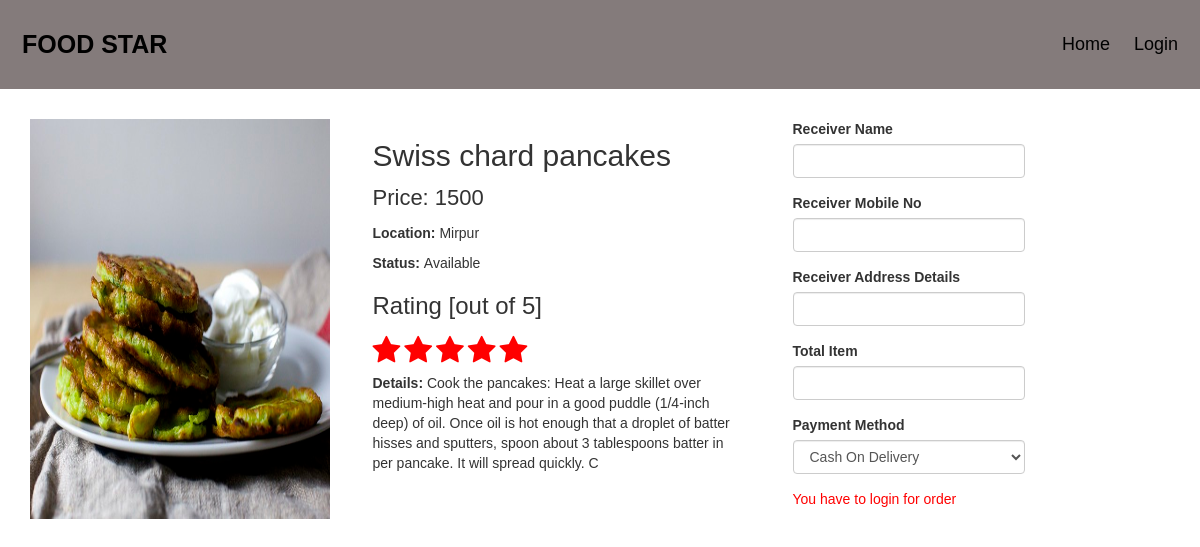
Page /order.php?itm_id=44 on the committed database.
### tables this page shows
CREATE TABLE `item` (
  `item_id` int(11) NOT NULL,
  `item_name` varchar(255) DEFAULT NULL,
  `item_cat` varchar(255) NOT NULL,
  `item_location` varchar(255) NOT NULL,
  `item_status` varchar(255) NOT NULL,
  `item_price` varchar(255) NOT NULL,
  `item_details` varchar(255) NOT NULL,
  `item_img` text NOT NULL
);

### lib/session.php (called while the page is built, shortened)
<?php
class Session{
	public static function get($key){
		if(isset($_SESSION[$key])){
			return $_SESSION[$key];
		}else{
			return false;
		}
	}
}
 ?>

### lib/database.php (called while the page is built, shortened)
<?php
Class Database{
	public $host   = DB_HOST;
	public $user   = DB_USER;
	public $pass   = DB_PASS;
	public $dbname = DB_NAME;
	public $link;
	private function connectDB(){
	$this->link = new mysqli($this->host, $this->user, $this->pass, $this->dbname);
 }
	public function select($query){
		$result = $this->link->query($query) or die($this->link->error.__LINE__);
		if($result->num_rows > 0){
			return $result;
		} else {
			return false;
		}
	}
}

### order.php (the view, shortened to what this page needs)
<?php
include "lib/session.php";
 ?>
<?php include "lib/database.php" ?>
<?php
$db = new Database();
 ?>
<!DOCTYPE html>
<html>
<head>
 <link href="css/bootstrap.min.css" rel="stylesheet">
 <link href="css/font-awesome.min.css" rel="stylesheet">
 <link href="css/animate.min.css" rel="stylesheet">
 <link href="css/prettyPhoto.css" rel="stylesheet">
</head>
<body>
    <?php
        if (Session::get('userlogin')==true) {?>
            <div class="header">
                <a href="#" class="logo"><?php echo $_SESSION['usersname']; ?></a>
                <div class="header-right">
                    <a href="index.php">Home</a>
                    <a href="total_orders.php">Orders</a>
                    <a href="rating_item.php">Rate It</a>
                    <a href="user_logout.php?action=true">Logout</a>
                </div>
            </div>
       <?php }else{ ?>
        <div class="header">
            <a href="index.php" class="logo">FOOD STAR</a>
            <div class="header-right">
                <a class="" href="index.php">Home</a>
                <a href="index.php">Login</a>
            </div>
        </div>
      <?php }
     ?>
<div class="container">
    <div class="row">
        <div class="col-md-12">
                <?php
                   if (isset($_GET['itm_id'])) {
                        $get_item_id=$_GET['itm_id'];
                        $query = "select * from item where item_id = $get_item_id ";
                        $result = $db->select($query);
                        if ($result) {
                         $value = $result->fetch_array();
                        $item_id = $value['item_id'];
                        $item_name = $value['item_name'];
                        $item_location = $value['item_location'];
                        $item_status = $value['item_status'];
                        $item_price = $value['item_price'];
                        $item_details = $value['item_details'];
                        $item_img = $value['item_img'];
                        }else{
                            echo "Error";
                        } ?>
                        <div class="row">
                             <div class="col-md-3">
                                 <img height="400px" width="300px" src="images/item_img/<?php echo $item_img; ?>" alt="">
                             </div>
                             <div class="col-md-4" style="margin-left: 50px;">
                                  <h2><?php echo $item_name; ?></h2>
                                  <p style="font-size: 22px;">Price: <?php echo $item_price;" TK"; ?></p>
                                  <p><strong>Location: </strong><?php echo $item_location; ?></p>
                                  <p><strong>Status: </strong><?php echo $item_status; ?></p>
                                   <h3>Rating  [out of 5]</h3>
                                    <?php
                                   $query_rting = "SELECT * FROM orders_details WHERE orders_item_id = $item_id ";
                                    $rtng_rslt = $db->select($query_rting);
                                    if ($rtng_rslt) {
                                      $five = 0;
                                      $four = 0;
                                      $three = 0;
                                      $two = 0;
                                      $one = 0;
                                      while ($row = mysqli_fetch_assoc($rtng_rslt)) {
                                        if ($row['product_rating'] == 5) {
                                          $five = $five+1;
                                        }
                                         if ($row['product_rating'] == 4) {
                                          $four = $four+1;
                                        }
                                         if ($row['product_rating'] == 3) {
                                          $three = $three+1;
                                        }
                                        if ($row['product_rating'] == 2) {
                                          $two = $two+1;
                                        }
                                         if ($row['product_rating'] == 1) {
                                          $one = $one+1;
                                        }
                                      }
                                      $arr  = array('5' =>$five,'4' =>$four,'3' =>$three,'2' =>$two,'1' =>$one);
                                      $highest_value = max($arr);
                                     $vall = array_keys($arr,$highest_value);
                                     $rate_val =  $vall[0];
                                    }else{
                                        $rate_val=5;
                                    }
                                    for ($i=0; $i<$rate_val ; $i++) {?>
                                      <span style="color:red;font-size: 30px;"><i class="fa fa-star"></i></span>
                                    <?php }
                                    ?>
                                   <p><strong>Details: </strong><?php echo $item_details; ?></p>
                             </div>
                            <div class="col-md-3">
                             <div class="" style="margin-left: 30px;">
                                <form action="confirm_order.php" method="post">
                                  <div class="form-group">
                                     <label class="" for="">Receiver Name</label>
                                    <input type="text" name="customer_name" class="form-control">
                                  </div>
                                 <div class="form-group">
                                    <label class="" for="">Receiver Mobile No</label>
                                  <input type="text" name="customer_number" class="form-control">
                                 </div>
                                 <div class="form-group">
                                   <label class="" for="">Receiver Address Details</label>
                                  <input type="text" name="customer_adrss" class="form-control">
                                 </div>
                                 <div class="form-group">
                                   <label class="" for="">Total Item</label>
                                  <input type="text" name="item_total" class="form-control">
                                 </div>
                                 <div class="form-group">
                                   <label class="" for="">Payment Method</label>
                                    <select class="form-control" name="p_method" id="">
                                    <option value="cash_on_del">Cash On Delivery</option>
                                  </select>
                                 </div>
                                  <?php
                                  if(Session::get('userlogin')==true){ ?>
                                     <div class="form-group">
                                   <input type="submit" name="submit_info" class="btn btn-primary" value="Process Order">
                                 </div>
                                 <?php }else{
                                    echo "<p style='color:red;'>You have to login for order</p>";
                                  }
                                  ?>
                              </form>
                             </div>
                             </div>
                         </div>
                  <?php  }else if(Session::get('itemId')!=NULL){
                        $itemId = Session::get('itemId');
                        Session::set("itemId",$itemId);
                        $query = "select * from item where item_id = $itemId ";
                        $result = $db->select($query);
                        if ($result) {
                         $value = $result->fetch_array();
                        $item_id = $value['item_id'];
                        $item_name = $value['item_name'];
                        $item_location = $value['item_location'];
                        $item_status = $value['item_status'];
                        $item_price = $value['item_price'];
                        $item_details = $value['item_details'];
                        $item_img = $value['item_img'];
                        ?>
                         <div class="row">
                             <div class="col-md-3">
                                 <img height="400px" width="300px" src="images/item_img/<?php echo $item_img; ?>" alt="">
                             </div>
                             <div class="col-md-4" style="margin-left: 50px;">
                                  <h2><?php echo $item_name; ?></h2>
                                  <p style="font-size: 22px;">Price: <?php echo $item_price;" TK"; ?></p>
                                  <p><strong>Location: </strong><?php echo $item_location; ?></p>
                                  <p><strong>Status: </strong><?php echo $item_status; ?></p>
                                   <h3>Rating  [out of 5]</h3>
                                    <?php
                                   $query_rting = "SELECT * FROM orders_details WHERE orders_item_id = $item_id ";
                                    $rtng_rslt = $db->select($query_rting);
                                    if ($rtng_rslt) {
                                      $five = 0;
                                      $four = 0;
                                      $three = 0;
                                      $two = 0;
                                      $one = 0;
                                      while ($row = mysqli_fetch_assoc($rtng_rslt)) {
                                        if ($row['product_rating'] == 5) {
                                          $five = $five+1;
                                        }
                                         if ($row['product_rating'] == 4) {
                                          $four = $four+1;
                                        }
                                         if ($row['product_rating'] == 3) {
                                          $three = $three+1;
                                        }
                                        if ($row['product_rating'] == 2) {
                                          $two = $two+1;
                                        }
                                         if ($row['product_rating'] == 1) {
                                          $one = $one+1;
                                        }
                                      }
                                      $arr  = array('5' =>$five,'4' =>$four,'3' =>$three,'2' =>$two,'1' =>$one);
                                      $highest_value = max($arr);
                                     $vall = array_keys($arr,$highest_value);
                                     $rate_val =  $vall[0];
                                    }else{
                                        $rate_val=5;
                                    }
                                    for ($i=0; $i<$rate_val ; $i++) {?>
                                      <span style="color:red;font-size: 30px;"><i class="fa fa-star"></i></span>
                                    <?php }
                                    ?>
                                   <p><strong>Details: </strong><?php echo $item_details; ?></p>
                             </div>
                            <div class="col-md-3">
                             <div class="" style="margin-left: 30px;">
                                <form action="confirm_order.php" method="post">
                                  <div class="form-group">
                                     <label class="" for="">Receiver Name</label>
                                    <input type="text" name="customer_name" class="form-control">
                                  </div>
                                 <div class="form-group">
                                    <label class="" for="">Receiver Mobile No</label>
                                  <input type="text" name="customer_number" class="form-control">
                                 </div>
                                 <div class="form-group">
                                   <label class="" for="">Receiver Address Details</label>
                                  <input type="text" name="customer_adrss" class="form-control">
                                 </div>
                                 <div class="form-group">
                                   <label class="" for="">Total Item</label>
                                  <input type="text" name="item_total" class="form-control">
                                 </div>
                                 <div class="form-group">
                                   <label class="" for="">Payment Method</label>
                                    <select class="form-control" name="p_method" id="">
                                    <option value="cash_on_delivery">Cash On Delivery</option>
                                    <option value="card">From Card</option>
                                  </select>
                                 </div>
                                 <input type="hidden" name="itemid" value="<?php echo $item_id; ?>">
                                 <input type="hidden" name="itemprice" value="<?php echo $item_price; ?>">
                                 <?php
                                  if(Session::get('userlogin')==true){ ?>
                                     <div class="form-group">
                                   <input type="submit" name="submit_info" class="btn btn-primary" value="Process Order">
                                 </div>
                                 <?php }else{
                                    echo "you have to login for order";
                                  }
                                  ?>
                              </form>
                             </div>
                             </div>
                         </div>
                        <?php }else{
                            echo "Error";
                        } ?>
                <?php  }else{
                    header("Location:index.php");
                }
                 ?>
        </div>
    </div>
</div>
</body>
</html>

### order.php (style rules this page uses)
* { box-sizing: border-box; }
body { margin: 0;font-family: Arial, Helvetica, sans-serif; }
.header { overflow: hidden;background-color: #847b7b;padding: 20px 10px; margin-bottom: 30px; }
.header a { float: left;color: black;text-align: center;padding: 12px;text-decoration: none;font-size: 18px;line-height: 25px;border-radius: 4px; }
.header a.logo { font-size: 25px;font-weight: bold; }
.header-right { float: right; }

### rows in the picture
item: item_img (picture), item_name "Swiss chard pancakes", item_price "1500", item_location "Mirpur", item_status "Available", item_details "Cook the pancakes: Heat a large skillet over medium-high heat and pour in a good puddle (1/4-inch deep) of oil. Once oil is hot enough that a droplet of batter hisses and sputters, spoon about 3 tablespoons batter in per pancake. It will spread quickly. C"
